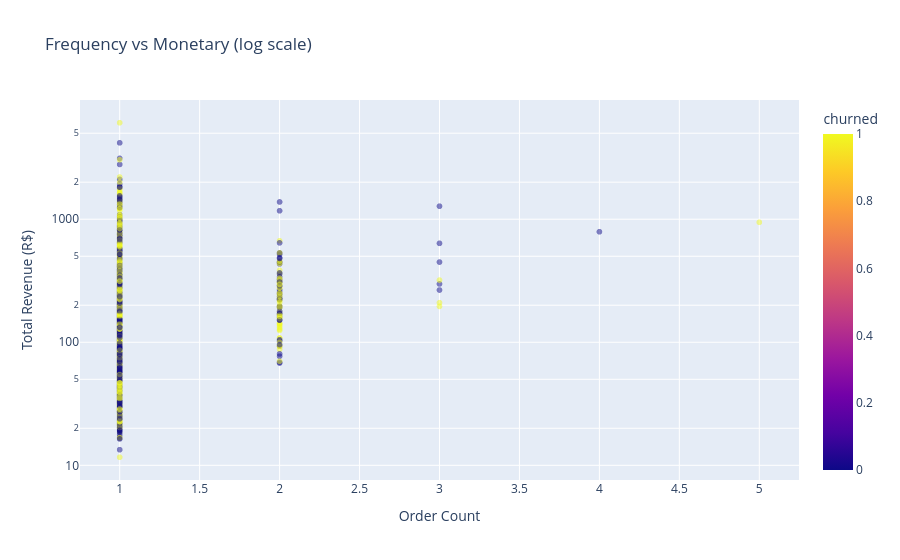

Here is the notebook cell this chart was saved with:
### Code cell
# --- Frequency vs Monetary scatter ---
px.scatter(df.sample(5000, random_state=42), x="frequency", y="monetary_value",
           color="churned", opacity=0.5, log_y=True,
           title="Frequency vs Monetary (log scale)",
           labels={"frequency": "Order Count", "monetary_value": "Total Revenue (R$)"})

### Figure 1 — Plotly figure (JSON) as saved in the notebook; plotly's stock layout.template omitted (floating-point values rounded to 4 significant figures; data arrays with more than 128 entries replaced by an {"elided": "..."} marker saying what was removed)
{"data": [{"hovertemplate": "Order Count=%{x}<br>Total Revenue (R$)=%{y}<br>churned=%{marker.color}<extra></extra>", "legendgroup": "", "marker": {"color": {"elided": "5000 int values"}, "coloraxis": "coloraxis", "opacity": 0.5, "symbol": "circle"}, "mode": "markers", "name": "", "showlegend": false, "type": "scattergl", "x": {"elided": "5000 int values"}, "xaxis": "x", "y": {"elided": "5000 float values"}, "yaxis": "y"}], "layout": {"coloraxis": {"colorbar": {"title": {"text": "churned"}}, "colorscale": [[0, "#0d0887"], [0.1111, "#46039f"], [0.2222, "#7201a8"], [0.3333, "#9c179e"], [0.4444, "#bd3786"], [0.5556, "#d8576b"], [0.6667, "#ed7953"], [0.7778, "#fb9f3a"], [0.8889, "#fdca26"], [1, "#f0f921"]]}, "legend": {"tracegroupgap": 0}, "title": {"text": "Frequency vs Monetary (log scale)"}, "xaxis": {"anchor": "y", "domain": [0, 1], "title": {"text": "Order Count"}}, "yaxis": {"anchor": "x", "domain": [0, 1], "title": {"text": "Total Revenue (R$)"}, "type": "log"}}}
